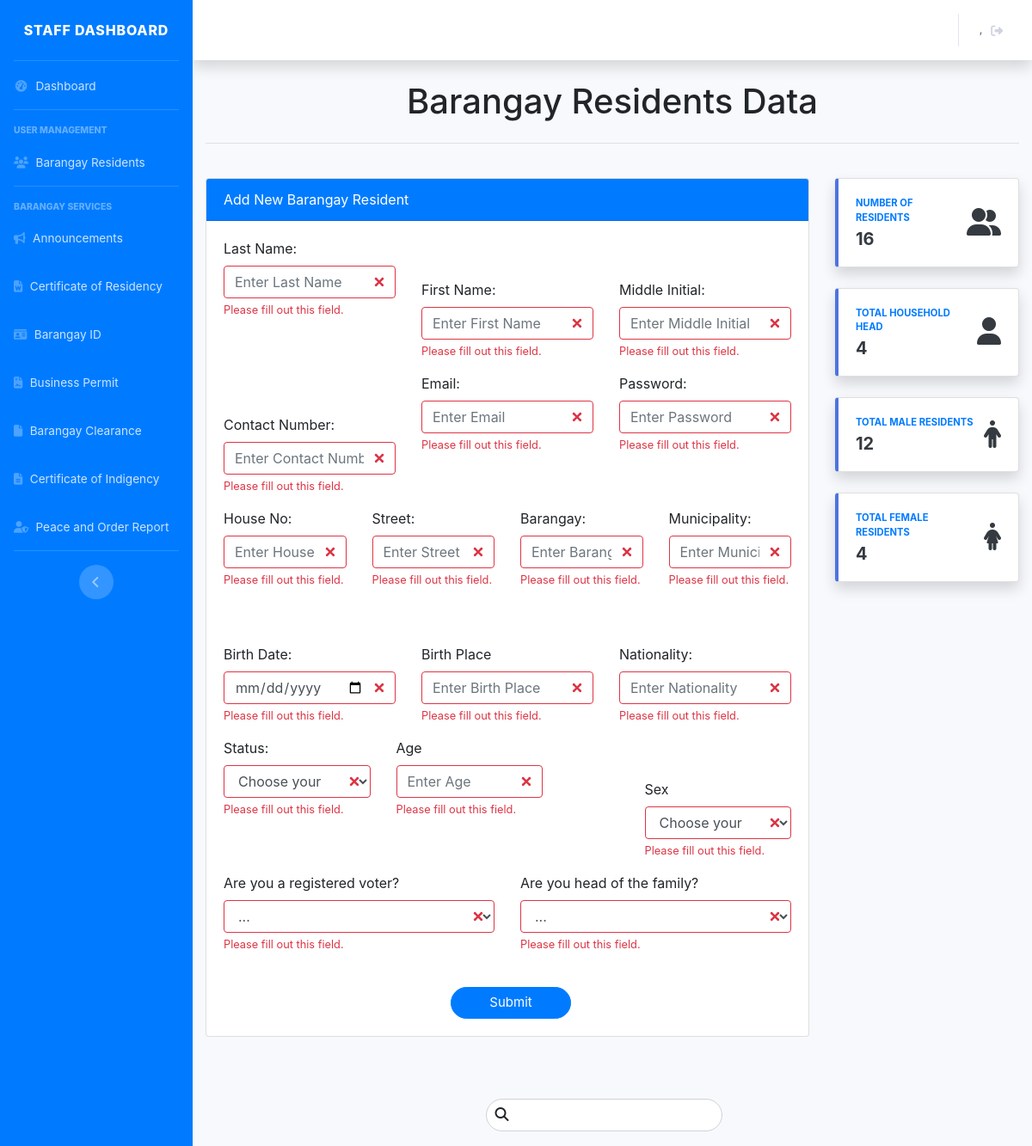
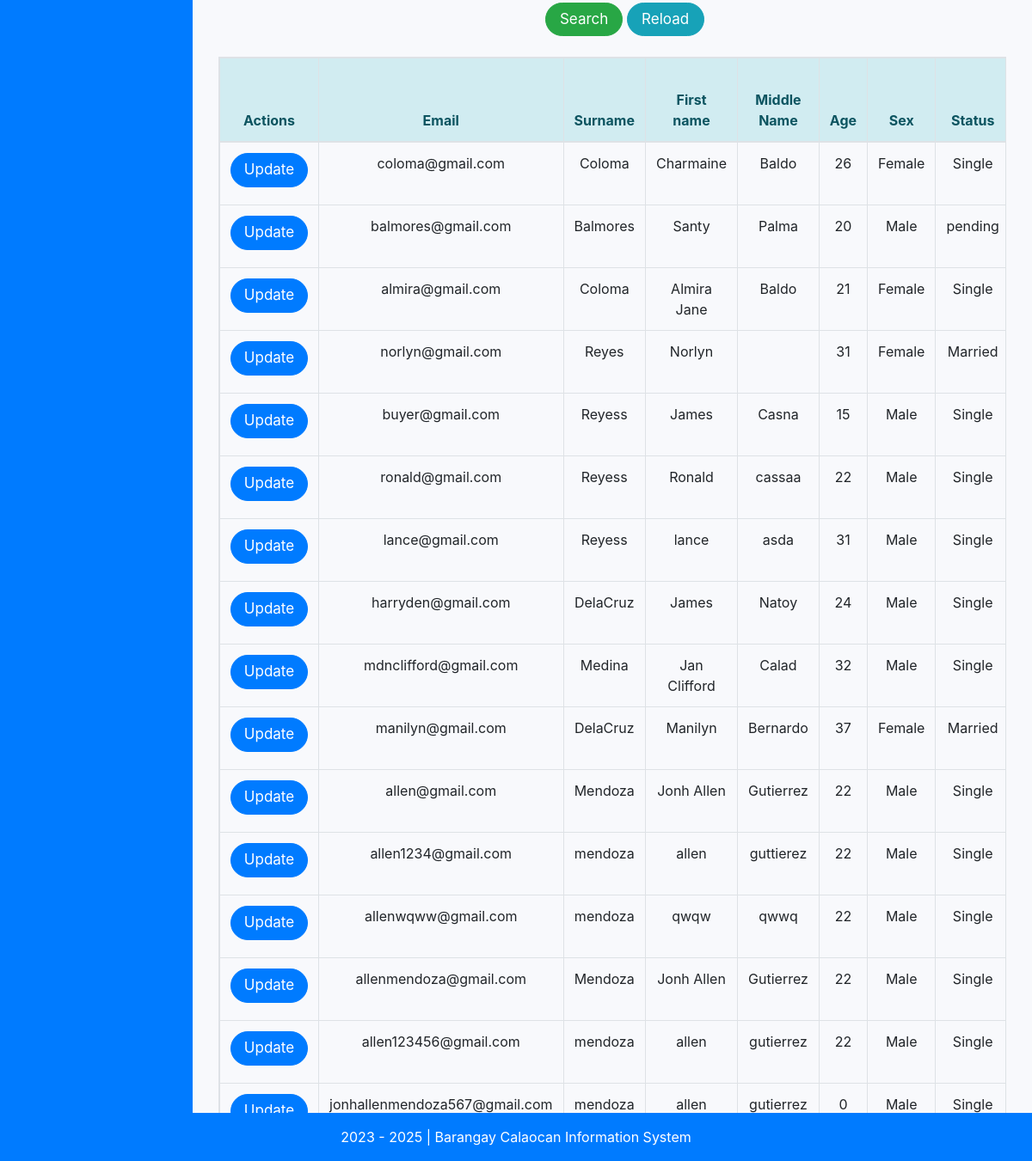
The page /staff_resident_crud.php on the database its author committed (2 pictures, top to bottom).
### tables this page shows
CREATE TABLE `tbl_resident` (
  `id_resident` int(11) NOT NULL,
  `request_status` varchar(50) NOT NULL DEFAULT 'Pending',
  `res_photo` mediumblob DEFAULT NULL,
  `email` varchar(255) NOT NULL,
  `password` varchar(255) NOT NULL,
  `lname` varchar(255) NOT NULL,
  `fname` varchar(255) NOT NULL,
  `mi` varchar(255) NOT NULL,
  `age` int(11) NOT NULL,
  `sex` varchar(255) NOT NULL,
  `status` varchar(255) NOT NULL,
  `houseno` varchar(255) DEFAULT NULL,
  `street` varchar(255) DEFAULT NULL,
  `brgy` varchar(255) DEFAULT NULL,
  `municipal` varchar(255) DEFAULT NULL,
  `address` varchar(255) DEFAULT NULL,
  `contact` varchar(255) NOT NULL,
  `bdate` date NOT NULL,
  `bplace` varchar(255) NOT NULL,
  `s_of_income` varchar(128) DEFAULT NULL,
  `occupation` varchar(128) DEFAULT NULL,
  `nationality` varchar(255) NOT NULL,
  `family_role` varchar(255) DEFAULT NULL,
  `psa_holder` varchar(5) NOT NULL DEFAULT 'No',
  `psa_correction` varchar(128) NOT NULL DEFAULT 'No',
  `ntnlId` varchar(19) NOT NULL DEFAULT 'No',
  `voter` varchar(255) DEFAULT NULL,
  `pwd` varchar(10) NOT NULL,
  `indigent` varchar(255) NOT NULL,
  `single_parent` varchar(255) NOT NULL,
  `malnourished` varchar(255) NOT NULL,
  `four_ps` varchar(255) NOT NULL,
  `vaccinated` varchar(255) DEFAULT NULL,
  `pregnancy` varchar(255) NOT NULL,
  `domesticated_animals` varchar(128) DEFAULT NULL,
  `trees` varchar(128) DEFAULT NULL,
  `farmer` varchar(128) DEFAULT NULL,
  `vegetables` varchar(128) DEFAULT NULL,
  `role` varchar(255) NOT NULL,
  `ip_community` varchar(255) DEFAULT NULL,
  `out_of_school_youth` enum('Yes','No') DEFAULT NULL,
  `lgbtq` enum('Yes','No') DEFAULT NULL,
  `senior_citizen` varchar(11) DEFAULT NULL,
  `addedby` varchar(255) DEFAULT NULL
);

### classes/resident.class.php (called while the page is built, shortened)
<?php
    class ResidentClass extends BMISClass {
        public function view_resident(){
            $connection = $this->openConn();
            $stmt = $connection->prepare("SELECT * from tbl_resident WHERE request_status = 'approved'");
            $stmt->execute();
            $view = $stmt->fetchAll();
            return $view;
        }
    }
?>

### staff_search_resident.php (the view, shortened to what this page needs)
<?php
	require 'classes/conn.php';
	if(isset($_POST['search_resident'])){
		$keyword = $_POST['keyword'];
?>
	<table class="table table-hover text-center table-bordered table-responsive" >
		<thead class="alert-info">
			<tr>
                <th> Actions</th>
                <th> Email </th>
                <th> Surname </th>
                <th> First name </th>
                <th> Middle Name </th>
                <th> Age </th>
                <th> Sex </th>
                <th> Status </th>
                <th> House No. </th>
                <th> Street </th>
                <th> Barangay </th>
                <th> Municipality </th>
                <th> Contact </th>
                <th> Birth date </th>
                <th> Birth place </th>
                <th> Nationality </th>
                <th> Registered Voter </th>
                <th> Head of the Family </th>
			</tr>
		</thead>
		<tbody>
			<?php
				$stmnt = $conn->prepare("SELECT * FROM `tbl_resident` WHERE `lname` LIKE '%$keyword%' or  `mi` LIKE '%$keyword%' or  `fname` LIKE '%$keyword%'
				or  `age` LIKE '%$keyword%' or  `sex` LIKE '%$keyword%' or  `status` LIKE '%$keyword%' or  `address` LIKE '%$keyword%' or  `contact` LIKE '%$keyword%'
				or  `bdate` LIKE '%$keyword%' or  `bplace` LIKE '%$keyword%' or  `nationality` LIKE '%$keyword%' or  `family_role` LIKE '%$keyword%' or  `role` LIKE '%$keyword%' or  `email` LIKE '%$keyword%'");
				$stmnt->execute();
				while($view = $stmnt->fetch()){
			?>
			<tr>
			<td>
            <form action="" method="post">
                            <a href="update_resident_form_for_staff.php?id_resident=<?= $view['id_resident'];?>" style="width: 90px; font-size: 17px; border-radius:30px;" class="btn btn-primary">  Update </a>
                            <input type="hidden" name="id_resident" value="<?= $view['id_resident'];?>">
                        </form>
            </td>
			            <td> <?= $view['email'];?> </td>
                        <td> <?= $view['lname'];?> </td>
                        <td> <?= $view['fname'];?> </td>
                        <td> <?= $view['mi'];?> </td>
                        <td> <?= $view['age'];?> </td>
                        <td> <?= $view['sex'];?> </td>
                        <td> <?= $view['status'];?> </td>
                        <td> <?= $view['houseno'];?> </td>
                        <td> <?= $view['street'];?> </td>
                        <td> <?= $view['brgy'];?> </td>
                        <td> <?= $view['municipal'];?> </td>
                        <td> <?= $view['contact'];?> </td>
                        <td> <?= $view['bdate'];?> </td>
                        <td> <?= $view['bplace'];?> </td>
                        <td> <?= $view['nationality'];?> </td>
                        <td> <?= $view['family_role'];?> </td>
                        <td> <?= $view['voter'];?> </td>
			</tr>
			<?php
			}
			?>
		</tbody>
	</table>
<?php
	}else{
?>
<table class="table table-hover table-bordered text-center table-responsive">
    <thead class="alert-info">
        <tr>
        <th> Actions</th>
        <th> Email </th>
        <th> Surname </th>
        <th> First name </th>
        <th> Middle Name </th>
        <th> Age </th>
        <th> Sex </th>
        <th> Status </th>
        </tr>
    </thead>
    <tbody>
        <?php if(is_array($view)) {?>
            <?php foreach($view as $view) {?>
                <tr>
                    <td>
                        <form action="" method="post">
                            <a href="update_resident_form_for_staff.php?id_resident=<?= $view['id_resident'];?>" style="width: 90px; font-size: 17px; border-radius:30px;" class="btn btn-primary">  Update </a>
                        </form>
                    </td>
                    <td> <?= $view['email'];?> </td>
                    <td> <?= $view['lname'];?> </td>
                    <td> <?= $view['fname'];?> </td>
                    <td> <?= $view['mi'];?> </td>
                    <td> <?= $view['age'];?> </td>
                    <td> <?= $view['sex'];?> </td>
                    <td> <?= $view['status'];?> </td>
                </tr>
            <?php
                }
            ?>
        <?php
            }
        ?>
    </tbody>
</table>
<link href="customcss/regiformstyle.css" rel="stylesheet" type="text/css">
<link href="bootstrap/css/bootstrap.css" rel="stylesheet" type="text/css">
<?php
	}
?>

### css/regiformstyle.css (style rules this page uses)
body { background-color:#fff !important; }

### rows shown on the page
tbl_resident: email "coloma@gmail.com", lname "Coloma", fname "Charmaine", mi "Baldo", age "26", sex "Female", status "Single"
tbl_resident: email "balmores@gmail.com", lname "Balmores", fname "Santy", mi "Palma", age "20", sex "Male", status "pending"
tbl_resident: email "almira@gmail.com", lname "Coloma", fname "Almira Jane", mi "Baldo", age "21", sex "Female", status "Single"
tbl_resident: email "norlyn@gmail.com", lname "Reyes", fname "Norlyn", age "31", sex "Female", status "Married"
tbl_resident: email "buyer@gmail.com", lname "Reyess", fname "James", mi "Casna", age "15", sex "Male", status "Single"
tbl_resident: email "ronald@gmail.com", lname "Reyess", fname "Ronald", mi "cassaa", age "22", sex "Male", status "Single"
tbl_resident: email "lance@gmail.com", lname "Reyess", fname "lance", mi "asda", age "31", sex "Male", status "Single"
tbl_resident: email "harryden@gmail.com", lname "DelaCruz", fname "James", mi "Natoy", age "24", sex "Male", status "Single"
tbl_resident: email "mdnclifford@gmail.com", lname "Medina", fname "Jan Clifford", mi "Calad", age "32", sex "Male", status "Single"
tbl_resident: email "manilyn@gmail.com", lname "DelaCruz", fname "Manilyn", mi "Bernardo", age "37", sex "Female", status "Married"
tbl_resident: email "allen@gmail.com", lname "Mendoza", fname "Jonh Allen", mi "Gutierrez", age "22", sex "Male", status "Single"
tbl_resident: email "allen1234@gmail.com", lname "mendoza", fname "allen", mi "guttierez", age "22", sex "Male", status "Single"
tbl_resident: email "allenwqww@gmail.com", lname "mendoza", fname "qwqw", mi "qwwq", age "22", sex "Male", status "Single"
tbl_resident: email "allenmendoza@gmail.com", lname "Mendoza", fname "Jonh Allen", mi "Gutierrez", age "22", sex "Male", status "Single"
tbl_resident: email "allen123456@gmail.com", lname "mendoza", fname "allen", mi "gutierrez", age "22", sex "Male", status "Single"
tbl_resident: email "jonhallenmendoza567@gmail.com", lname "mendoza", fname "allen", mi "gutierrez", age "0", sex "Male", status "Single"

### other values the page prints
$rescount "16"
$rescountfh "4"
$rescountm "12"
$rescountf "4"
